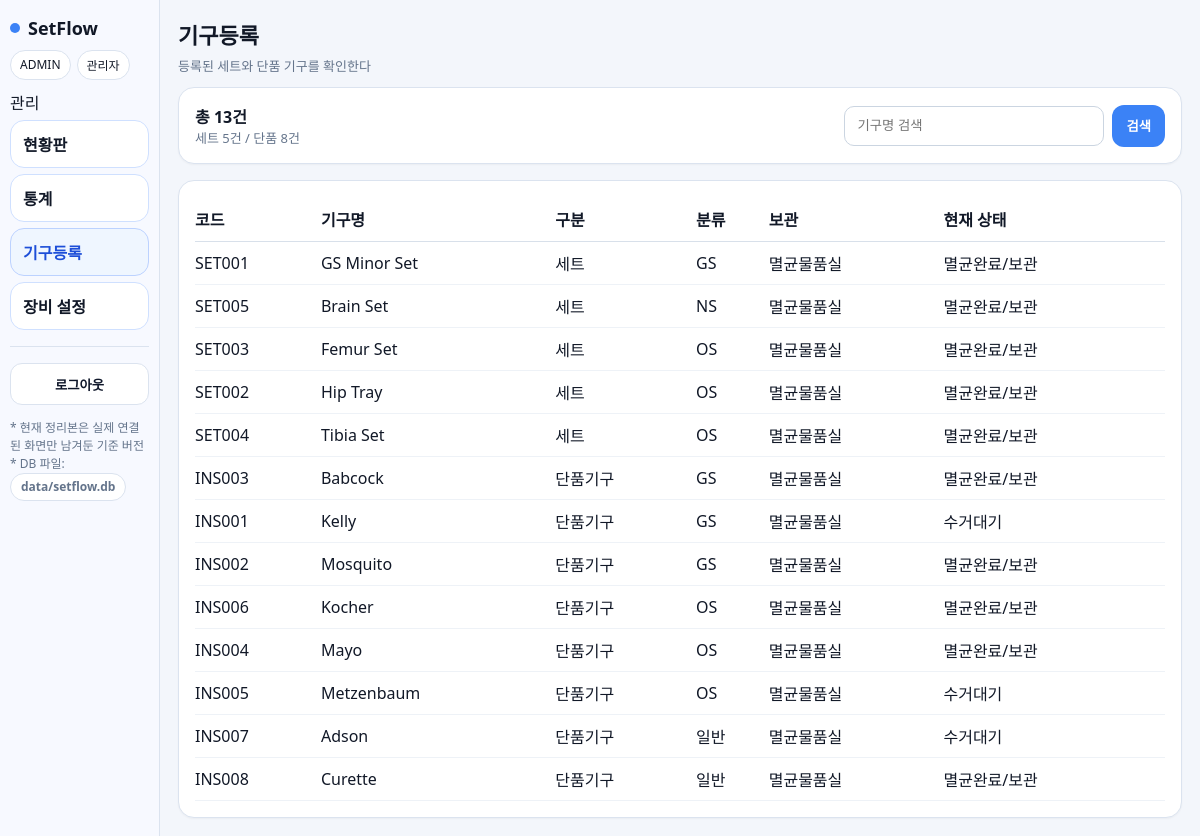
The page /items (signed in) on the database its author committed.
### setflow/models.py (models this page shows)
class Base(DeclarativeBase):
    pass

class Item(Base):
    __tablename__ = "items"
    id: Mapped[int] = mapped_column(primary_key=True)
    code: Mapped[str] = mapped_column(String(32), index=True)
    name: Mapped[str] = mapped_column(String(200), index=True)
    kind: Mapped[str] = mapped_column(String(30), index=True)
    category: Mapped[str] = mapped_column(String(50), default="일반", index=True)
    storage: Mapped[str] = mapped_column(String(100), index=True)
    status: Mapped[str] = mapped_column(String(50), index=True, default="멸균완료/보관")
    active: Mapped[bool] = mapped_column(Boolean, default=True)
    set_instances: Mapped[list["SetInstance"]] = relationship(back_populates="set_item")

### app.py (the view)
@app.get("/items", response_class=HTMLResponse)
def items_page(request: Request, q: str = "", db=Depends(db_dep)):
    if request.session.get("role") not in {"csr", "admin"}:
        return RedirectResponse("/login")
    query = db.query(Item).filter(Item.active == True)
    if q:
        query = query.filter(Item.name.ilike(f"%{q}%"))
    items = query.order_by(Item.kind.desc(), Item.category, Item.name).all()
    ctx = template_ctx(request, active="items")
    ctx.update({
        "items": items,
        "q": q,
        "total_items": db.query(Item).filter(Item.active == True).count(),
        "total_sets": db.query(Item).filter(Item.active == True, Item.kind == "set").count(),
        "total_instruments": db.query(Item).filter(Item.active == True, Item.kind == "instrument").count(),
    })
    return templates.TemplateResponse("items.html", ctx)

### templates/items.html (shortened to what this page needs)
{% extends "base.html" %}
{% block content %}
<div class="page-head">
  <div>
    <h1 class="page-title">기구등록</h1>
    <div class="subtle">등록된 세트와 단품 기구를 확인한다</div>
  </div>
</div>
<div class="card" style="margin-bottom:16px;display:flex;justify-content:space-between;align-items:center;gap:12px;">
  <div>
    <div style="font-weight:700;">총 {{ total_items }}건</div>
    <div class="subtle">세트 {{ total_sets }}건 / 단품 {{ total_instruments }}건</div>
  </div>
  <form method="get" action="/items" style="display:flex;gap:8px;align-items:center;">
    <input name="q" value="{{ q }}" placeholder="기구명 검색" style="height:40px;border:1px solid #cbd5e1;border-radius:10px;padding:0 12px;min-width:260px;">
    <button class="btn" type="submit">검색</button>
  </form>
</div>
<div class="card">
  <table style="width:100%;border-collapse:collapse;">
    <thead>
      <tr style="text-align:left;border-bottom:1px solid #d8e0ea;">
        <th style="padding:10px 0;">코드</th>
        <th>기구명</th>
        <th>구분</th>
        <th>분류</th>
        <th>보관</th>
        <th>현재 상태</th>
      </tr>
    </thead>
    <tbody>
      {% for item in items %}
      <tr style="border-bottom:1px solid #eef2f7;">
        <td style="padding:10px 0;">{{ item.code }}</td>
        <td>{{ item.name }}</td>
        <td>{{ '세트' if item.kind == 'set' else '단품기구' }}</td>
        <td>{{ item.category }}</td>
        <td>{{ item.storage }}</td>
        <td>{{ item.status }}</td>
      </tr>
      {% endfor %}
    </tbody>
  </table>
</div>
{% endblock %}

### static/styles.css (style rules this page uses)
:root { --bg:#f3f6fb; --card:#ffffff; --muted:#64748b; --primary:#3b82f6; --primary-weak:#eff6ff; --border:#dbe3ef; --shadow:0 1px 2px rgba(0,0,0,.04); --radius:16px; --s-return:#94a3b8; --s-receive:#3b82f6; --s-wash:#14b8a6; --s-washdone:#2563eb; --s-ster:#f59e0b; --s-sterdone:#16a34a; --s-out:#7c3aed; }
* { box-sizing:border-box }
html,body { margin:0;padding:0 }
body { font-family: ui-sans-serif, system-ui, -apple-system, Segoe UI, Roboto, Helvetica, Arial, "Apple SD Gothic Neo", "Noto Sans KR", "Malgun Gothic", sans-serif; background:var(--bg); color:#111827; }
.btn { display:inline-flex;align-items:center;justify-content:center;padding:10px 14px;border-radius:12px;border:none;background:var(--primary);color:#fff;cursor:pointer;font-weight:800;height:42px }
.page-head { display:flex;justify-content:space-between;align-items:flex-start;gap:14px;flex-wrap:wrap;margin-bottom:12px }
.page-title { font-size:22px;font-weight:800;margin:0 0 6px 0 }
.subtle { color:var(--muted);font-size:13px }
.card { background:var(--card);border:1px solid var(--border);border-radius:var(--radius);box-shadow:var(--shadow);padding:16px }

### rows shown on the page
Item: code "SET001", name "GS Minor Set", kind "세트", category "GS", storage "멸균물품실", status "멸균완료/보관"
Item: code "SET005", name "Brain Set", kind "세트", category "NS", storage "멸균물품실", status "멸균완료/보관"
Item: code "SET003", name "Femur Set", kind "세트", category "OS", storage "멸균물품실", status "멸균완료/보관"
Item: code "SET002", name "Hip Tray", kind "세트", category "OS", storage "멸균물품실", status "멸균완료/보관"
Item: code "SET004", name "Tibia Set", kind "세트", category "OS", storage "멸균물품실", status "멸균완료/보관"
Item: code "INS003", name "Babcock", kind "단품기구", category "GS", storage "멸균물품실", status "멸균완료/보관"
Item: code "INS001", name "Kelly", kind "단품기구", category "GS", storage "멸균물품실", status "수거대기"
Item: code "INS002", name "Mosquito", kind "단품기구", category "GS", storage "멸균물품실", status "멸균완료/보관"
Item: code "INS006", name "Kocher", kind "단품기구", category "OS", storage "멸균물품실", status "멸균완료/보관"
Item: code "INS004", name "Mayo", kind "단품기구", category "OS", storage "멸균물품실", status "멸균완료/보관"
Item: code "INS005", name "Metzenbaum", kind "단품기구", category "OS", storage "멸균물품실", status "수거대기"
Item: code "INS007", name "Adson", kind "단품기구", category "일반", storage "멸균물품실", status "수거대기"
Item: code "INS008", name "Curette", kind "단품기구", category "일반", storage "멸균물품실", status "멸균완료/보관"

### other values the page prints
{{ role|upper }} "ADMIN"
{{ label }} "관리자"
{{ total_items }} "13"
{{ total_sets }} "5"
{{ total_instruments }} "8"
